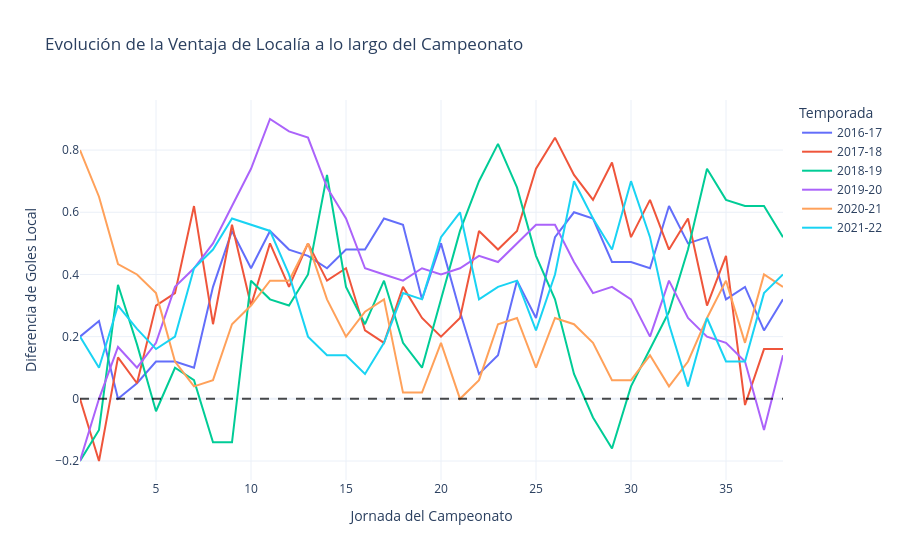

The cell this chart's notebook holds for it:
### Markdown cell above
# 1. ¿En qué temporada la localía parece más fuerte?
La ventaja de jugar en casa fue más evidente durante la temporada 2016-17, donde se registró el mayor porcentaje de victorias locales (47.63%). Además, en la temporada 2017-18 se observó la mayor diferencia promedio de goles a favor del local (DGlocal = 0.40).

# 2. ¿En qué temporada parece más débil y qué impacto tuvieron las restricciones?
La localía fue notablemente más debil durante la temporada 2020-21. Los datos muestran una caída drástica en las victorias locales (41.58%) y la diferencia de goles local alcanzó su punto más bajo (0.23). Este cambio es muy relevante porque coincide exactamente con las restricciopnes de asistencia a los estadios debido a la pandemia, lo que sugiere que la ausencia de público disminuyó significativamente la ventaja de jugar en casa.

# Evidencia Descriptiva que Respalda la Conclusión
La conclusión sobre la disminución de la ventaja de localía debido a la ausencia de público se respalda concretamente en la siguiente evidencia descriptiva extraída de nuestros datos:

- Caída en la tasa de victorias: Los datos muestran una caída drástica en las victorias locales durante la temporada 2020-21, alcanzando un mínimo del 41.58% frente a promedios que históricamente rondaban el 45% al 47%.

- Reducción del margen de goles: La diferencia promedio de goles a favor del equipo local (DG_local_Promedio) alcanzó su punto más bajo (0.23) en esa misma temporada de pandemia, reduciéndo casi a la mitad en comparación con la temporada 2017-18 (0.40).

- Tendencia sostenida (Gráfico): Como se observa en la visualización del promedio móvil de 5 jornadas, el debilitamiento de la localía no fue un evento aislado de un par de fechas. La curva de la temporada de 2020-21 se ubica constantemente por debajo de las demás a lo largo de casi todo el campeonato.

### Code cell
fig = px.line(
    df_tendencia,
    x='Wk_Num',
    y='DGlocal_Promedio_Movil',
    color='Temporada',
    title='Evolución de la Ventaja de Localía a lo largo del Campeonato',
    labels={
        'Wk_Num': 'Jornada del Campeonato',
        'DGlocal_Promedio_Movil': 'Diferencia de Goles Local',
        'Temporada': 'Temporada'
    },
    template='plotly_white'
)

fig.add_hline(y=0, line_dash='dash', line_color='black', opacity=0.7)

fig.update_layout(
    xaxis=dict(range=[1, 38]),
    legend=dict(title='Temporada', orientation='v', yanchor='top', y=1, xanchor='left', x=1.02),
    hovermode='x unified'
)
fig.show()

### Figure 1 — Plotly figure (JSON) as saved in the notebook; plotly's stock layout.template omitted (floating-point values rounded to 4 significant figures)
{"data": [{"hovertemplate": "Temporada=2016-17<br>Jornada del Campeonato=%{x}<br>Diferencia de Goles Local=%{y}<extra></extra>", "legendgroup": "2016-17", "line": {"color": "#636efa", "dash": "solid"}, "marker": {"symbol": "circle"}, "mode": "lines", "name": "2016-17", "orientation": "v", "showlegend": true, "type": "scatter", "x": [1.0, 2.0, 3.0, 4.0, 5.0, 6.0, 7.0, 8.0, 9.0, 10.0, 11.0, 12.0, 13.0, 14.0, 15.0, 16.0, 17.0, 18.0, 19.0, 20.0, 21.0, 22.0, 23.0, 24.0, 25.0, 26.0, 27.0, 28.0, 29.0, 30.0, 31.0, 32.0, 33.0, 34.0, 35.0, 36.0, 37.0, 38.0], "xaxis": "x", "y": [0.2, 0.25, 0.0, 0.05, 0.12, 0.12, 0.1, 0.36, 0.54, 0.42, 0.54, 0.48, 0.46, 0.42, 0.48, 0.48, 0.58, 0.56, 0.32, 0.5, 0.28, 0.08, 0.14, 0.38, 0.26, 0.52, 0.6, 0.58, 0.44, 0.44, 0.42, 0.62, 0.5, 0.52, 0.32, 0.36, 0.22, 0.32], "yaxis": "y"}, {"hovertemplate": "Temporada=2017-18<br>Jornada del Campeonato=%{x}<br>Diferencia de Goles Local=%{y}<extra></extra>", "legendgroup": "2017-18", "line": {"color": "#EF553B", "dash": "solid"}, "marker": {"symbol": "circle"}, "mode": "lines", "name": "2017-18", "orientation": "v", "showlegend": true, "type": "scatter", "x": [1.0, 2.0, 3.0, 4.0, 5.0, 6.0, 7.0, 8.0, 9.0, 10.0, 11.0, 12.0, 13.0, 14.0, 15.0, 16.0, 17.0, 18.0, 19.0, 20.0, 21.0, 22.0, 23.0, 24.0, 25.0, 26.0, 27.0, 28.0, 29.0, 30.0, 31.0, 32.0, 33.0, 34.0, 35.0, 36.0, 37.0, 38.0], "xaxis": "x", "y": [0.0, -0.2, 0.1333, 0.05, 0.3, 0.34, 0.62, 0.24, 0.56, 0.3, 0.5, 0.36, 0.5, 0.38, 0.42, 0.22, 0.18, 0.36, 0.26, 0.2, 0.26, 0.54, 0.48, 0.54, 0.74, 0.84, 0.72, 0.64, 0.76, 0.52, 0.64, 0.48, 0.58, 0.3, 0.46, -0.02, 0.16, 0.16], "yaxis": "y"}, {"hovertemplate": "Temporada=2018-19<br>Jornada del Campeonato=%{x}<br>Diferencia de Goles Local=%{y}<extra></extra>", "legendgroup": "2018-19", "line": {"color": "#00cc96", "dash": "solid"}, "marker": {"symbol": "circle"}, "mode": "lines", "name": "2018-19", "orientation": "v", "showlegend": true, "type": "scatter", "x": [1.0, 2.0, 3.0, 4.0, 5.0, 6.0, 7.0, 8.0, 9.0, 10.0, 11.0, 12.0, 13.0, 14.0, 15.0, 16.0, 17.0, 18.0, 19.0, 20.0, 21.0, 22.0, 23.0, 24.0, 25.0, 26.0, 27.0, 28.0, 29.0, 30.0, 31.0, 32.0, 33.0, 34.0, 35.0, 36.0, 37.0, 38.0], "xaxis": "x", "y": [-0.2, -0.1, 0.3667, 0.175, -0.04, 0.1, 0.06, -0.14, -0.14, 0.38, 0.32, 0.3, 0.4, 0.72, 0.36, 0.24, 0.38, 0.18, 0.1, 0.32, 0.54, 0.7, 0.82, 0.68, 0.46, 0.32, 0.08, -0.06, -0.16, 0.04, 0.16, 0.28, 0.48, 0.74, 0.64, 0.62, 0.62, 0.52], "yaxis": "y"}, {"hovertemplate": "Temporada=2019-20<br>Jornada del Campeonato=%{x}<br>Diferencia de Goles Local=%{y}<extra></extra>", "legendgroup": "2019-20", "line": {"color": "#ab63fa", "dash": "solid"}, "marker": {"symbol": "circle"}, "mode": "lines", "name": "2019-20", "orientation": "v", "showlegend": true, "type": "scatter", "x": [1.0, 2.0, 3.0, 4.0, 5.0, 6.0, 7.0, 8.0, 9.0, 10.0, 11.0, 12.0, 13.0, 14.0, 15.0, 16.0, 17.0, 18.0, 19.0, 20.0, 21.0, 22.0, 23.0, 24.0, 25.0, 26.0, 27.0, 28.0, 29.0, 30.0, 31.0, 32.0, 33.0, 34.0, 35.0, 36.0, 37.0, 38.0], "xaxis": "x", "y": [-0.2, 0.0, 0.1667, 0.1, 0.18, 0.36, 0.42, 0.5, 0.62, 0.74, 0.9, 0.86, 0.84, 0.68, 0.58, 0.42, 0.4, 0.38, 0.42, 0.4, 0.42, 0.46, 0.44, 0.5, 0.56, 0.56, 0.44, 0.34, 0.36, 0.32, 0.2, 0.38, 0.26, 0.2, 0.18, 0.12, -0.1, 0.14], "yaxis": "y"}, {"hovertemplate": "Temporada=2020-21<br>Jornada del Campeonato=%{x}<br>Diferencia de Goles Local=%{y}<extra></extra>", "legendgroup": "2020-21", "line": {"color": "#FFA15A", "dash": "solid"}, "marker": {"symbol": "circle"}, "mode": "lines", "name": "2020-21", "orientation": "v", "showlegend": true, "type": "scatter", "x": [1.0, 2.0, 3.0, 4.0, 5.0, 6.0, 7.0, 8.0, 9.0, 10.0, 11.0, 12.0, 13.0, 14.0, 15.0, 16.0, 17.0, 18.0, 19.0, 20.0, 21.0, 22.0, 23.0, 24.0, 25.0, 26.0, 27.0, 28.0, 29.0, 30.0, 31.0, 32.0, 33.0, 34.0, 35.0, 36.0, 37.0, 38.0], "xaxis": "x", "y": [0.8, 0.65, 0.4333, 0.4, 0.34, 0.12, 0.04, 0.06, 0.24, 0.3, 0.38, 0.38, 0.5, 0.32, 0.2, 0.28, 0.32, 0.02, 0.02, 0.18, -4.441e-17, 0.06, 0.24, 0.26, 0.1, 0.26, 0.24, 0.18, 0.06, 0.06, 0.14, 0.04, 0.12, 0.26, 0.38, 0.18, 0.4, 0.36], "yaxis": "y"}, {"hovertemplate": "Temporada=2021-22<br>Jornada del Campeonato=%{x}<br>Diferencia de Goles Local=%{y}<extra></extra>", "legendgroup": "2021-22", "line": {"color": "#19d3f3", "dash": "solid"}, "marker": {"symbol": "circle"}, "mode": "lines", "name": "2021-22", "orientation": "v", "showlegend": true, "type": "scatter", "x": [1.0, 2.0, 3.0, 4.0, 5.0, 6.0, 7.0, 8.0, 9.0, 10.0, 11.0, 12.0, 13.0, 14.0, 15.0, 16.0, 17.0, 18.0, 19.0, 20.0, 21.0, 22.0, 23.0, 24.0, 25.0, 26.0, 27.0, 28.0, 29.0, 30.0, 31.0, 32.0, 33.0, 34.0, 35.0, 36.0, 37.0, 38.0], "xaxis": "x", "y": [0.2, 0.1, 0.3, 0.225, 0.16, 0.2, 0.42, 0.48, 0.58, 0.56, 0.54, 0.4, 0.2, 0.14, 0.14, 0.08, 0.18, 0.34, 0.32, 0.52, 0.6, 0.32, 0.36, 0.38, 0.22, 0.4, 0.7, 0.58, 0.48, 0.7, 0.52, 0.24, 0.04, 0.26, 0.12, 0.12, 0.34, 0.4], "yaxis": "y"}], "layout": {"hovermode": "x unified", "legend": {"orientation": "v", "title": {"text": "Temporada"}, "tracegroupgap": 0, "x": 1.02, "xanchor": "left", "y": 1, "yanchor": "top"}, "shapes": [{"line": {"color": "black", "dash": "dash"}, "opacity": 0.7, "type": "line", "x0": 0, "x1": 1, "xref": "x domain", "y0": 0, "y1": 0, "yref": "y"}], "title": {"text": "Evolución de la Ventaja de Localía a lo largo del Campeonato"}, "xaxis": {"anchor": "y", "domain": [0, 1], "range": [1, 38], "title": {"text": "Jornada del Campeonato"}}, "yaxis": {"anchor": "x", "domain": [0, 1], "title": {"text": "Diferencia de Goles Local"}}}}
